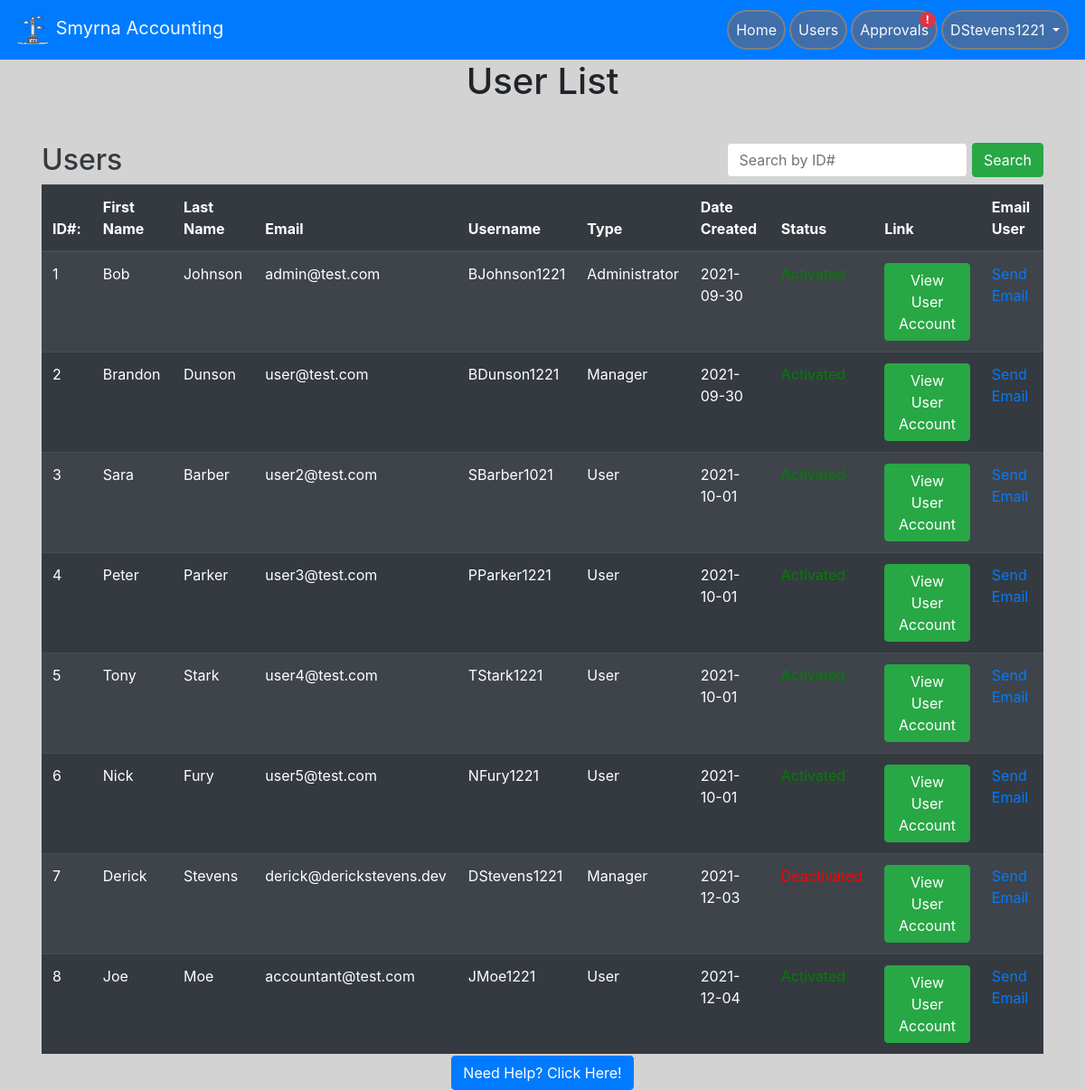
The app's page /adminPortal (signed in), older data.
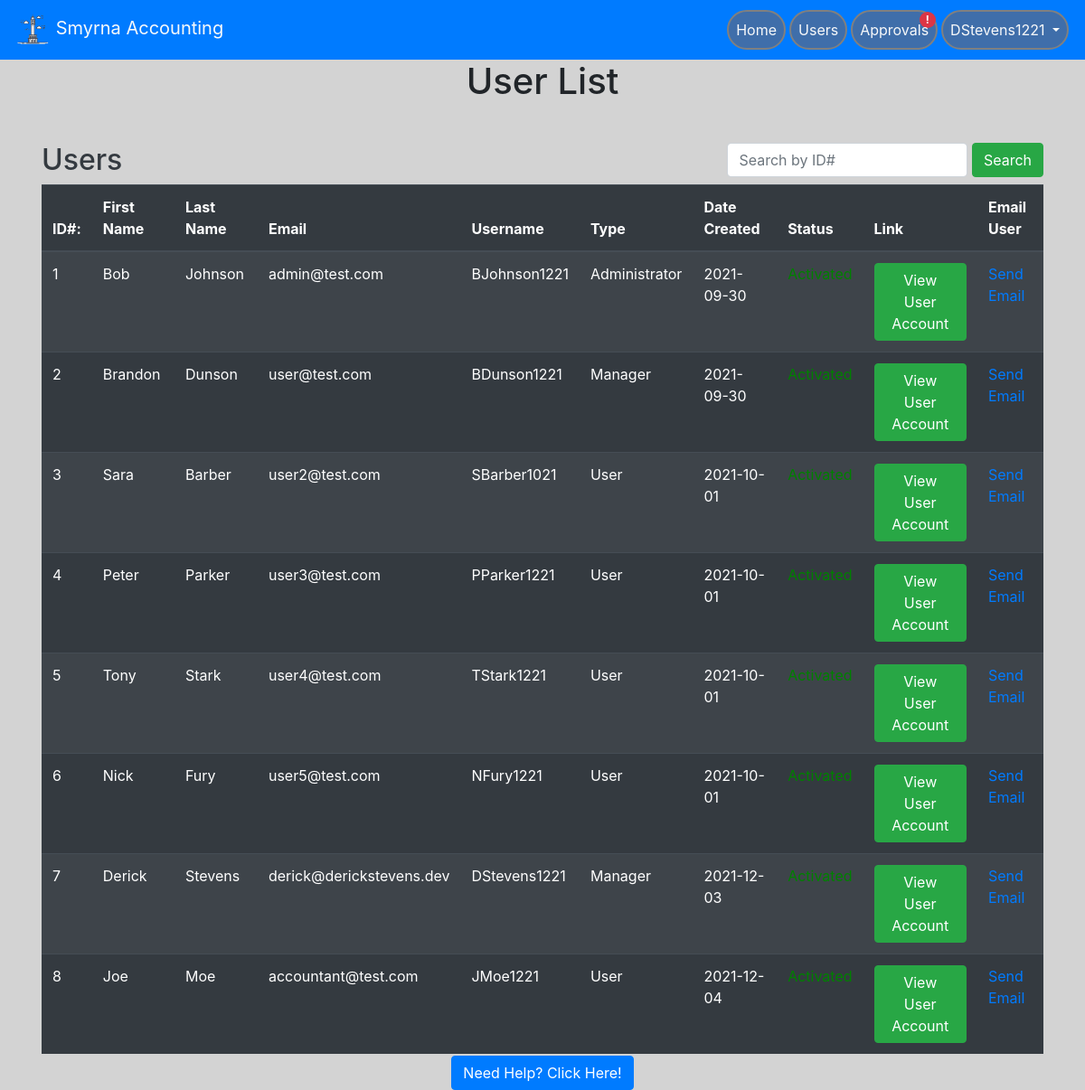
The same page, newer data.
### website/models.py (models this page shows, shortened)
class User(db.Model, UserMixin):
    id = db.Column(db.Integer, primary_key=True)  # unique identifier
    email = db.Column(db.String(150), unique=True)
    password = db.Column(db.String(150))
    oldPassword = db.Column(db.String(150))
    firstName = db.Column(db.String(150))
    lastName = db.Column(db.String(150))
    userName = db.Column(db.String(150))
    hasAdmin = db.Column(db.Boolean, default=False)
    hasMan = db.Column(db.Boolean, default=False)
    status = db.Column(db.Boolean, default=False)
    creationDate = db.Column(db.Date())
    expirationDate = db.Column(db.Date())
    suspensionDate = db.Column(db.Date())
    suspensionEnd = db.Column(db.Date())
    accounts = db.relationship("Account", backref="user_backref", lazy=True)

### website/auth.py (the view)
@auth.route('/adminPortal', methods=['GET', 'POST'])
@login_required
def adminPort():
    if request.method == 'POST':
        global SEARCHID
        SEARCHID = request.form.get('searchBar')
        if not SEARCHID:
            user_account_number = request.form.get("get_user")
            return redirect(url_for('auth.accountOverview', id=int(user_account_number)))
        if SEARCHID == None or len(SEARCHID) < 1:
            flash(no_blank, category='error')
            error = Error(error_desc=no_blank)
            db.session.add(error)
            error.errorcreate(no_blank, commit=True)
            return redirect(url_for('auth.adminPort'))
        else:
            return redirect(url_for('auth.accountOverview', id=SEARCHID))
    else:
        if current_user.hasAdmin or current_user.hasMan:
            return render_template('adminPortal.html',
                                   user=current_user, query=User.query.all())
        else:
            flash(no_access, category='error')
            error = Error(error_desc=no_access)
            db.session.add(error)
            error.errorcreate(no_access, commit=True)
            return redirect(url_for('views.home'))

### website/__init__.py (called while the page is built)
def create_app():
    app = Flask(__name__)
    app.config['SECRET_KEY'] = 'this is the secret key'
    app.config['SQLALCHEMY_DATABASE_URI'] = f'sqlite:///{DB_NAME}'
    db.init_app(app)
    app.config['MAIL_SERVER'] = 'smtp.gmail.com'
    app.config['MAIL_PORT'] = 465
    app.config['MAIL_USE_SSL'] = True
    app.config['MAIL_USERNAME'] = 'brandondunson15@gmail.com'
    app.config['MAIL_PASSWORD'] = 'Panopticon0987!@'
    mail.init_app(app)
    from .views import views
    from .auth import auth
    app.register_blueprint(views, url_prefix='/')
    app.register_blueprint(auth, url_prefix='/')
    from .models import User
    create_database(app)
    login_manager = LoginManager()
    login_manager.login_view = 'auth.login'
    login_manager.init_app(app)
    @login_manager.user_loader
    def load_user(id):
        return User.query.get(int(id))
    return app

### website/templates/adminPortal.html (shortened to what this page needs)
{% extends "base.html" %} {% block title %} Admin Portal {% endblock %} {%block
content%}
<h1 class="text-center">User List</h1>
<br />
</div>
<div class="container px-3 py-1 pb-4">
    <form class="form-inline" method="POST">
      <h2 class="text-dark pt-2">Users</h2>
        <div class="ml-auto">
          <input type="search" name="searchBar" class="form-control pr-1" placeholder="Search by ID#"
            list = "userData" />
            <button class="btn btn-success" type="submit">Search</button>
        </div>
    </form>
  <div>
    <table class="table table-striped table-dark">
      <thead style="position: sticky;">
        <tr>
          <th>ID#:</th>
          <th>First Name</th>
          <th>Last Name</th>
          <th>Email</th>
          <th>Username</th>
          <th>Type</th>
          <th>Date Created</th>
          <th>Status</th>
          <th>Link</th>
          <th>Email User</th>
        </tr>
      </thead>
      <tbody style="overflow-y: scroll;">
        {% for user in query %}
        <tr>
          <td>{{user.id}}</td>
          <td>{{user.firstName}}</td>
          <td>{{user.lastName}}</td>
          <td>{{user.email}}</td>
          <td>{{user.userName}}</td>
          {% if user.hasAdmin%}
          <td>Administrator</td>
          {% elif user.hasMan %}
          <td>Manager</td>
          {% else %}
          <td>User</td>
          {% endif %}
          <td>{{user.creationDate}}</td>
          {% if user.status %}
          <td style="color: green">Activated</td>
          {% else %}
          <td style="color: red">Deactivated</td>
          {% endif %}
            <td>
                <form method="POST" >
                    <button type="submit" name = "get_user" class="btn btn-success" value="{{ user.id }}">
                      View User Account
                    </button>
                </form>
            </td>
            <td><a href="/email_user" class="link-primary">Send Email</a></td>
        </tr>
        {% endfor %}
      </tbody>
    </table>
  </div>
</div>
{% endblock %}

### website/templates/base.html (shortened to what this page needs)
<!DOCTYPE html>
<html>
<head>
    <meat name="viewport" content="width=device-width, initial-scale=1" />
    <link rel="stylesheet" href="https://stackpath.bootstrapcdn.com/bootstrap/4.4.1/css/bootstrap.min.css"
 />
    <link rel="stylesheet" href="https://stackpath.bootstrapcdn.com/font-awesome/4.7.0/css/font-awesome.min.css"
 />
</head>
<body style="background-color: lightgrey">
    <nav class="navbar navbar-expand-lg navbar-dark bg-primary sticky-top">
        <a class = "navbar-brand text-light" href='/'>
            <img src="/static/logo.png" width="40" height="40" atl="">
            Smyrna Accounting
        </a>
        <div class = "collapse navbar-collapse" id="navbar">
            <ul class = "navbar-nav ml-auto">
                {% if user.is_authenticated %}
                {% if user.hasMan %}
                <li class = "nav-item">
                    <a class = "nav-link text-light text-center" id = "homepage" href="/home">Home</a>
                 </li>
                <li class = "nav-item">
                    <a class = "nav-link text-light text-center" id = "adminPort" href="/adminPortal">Users</a>
                </li>
                 <li class = "nav-item">
                     <span class="badge badge-pill badge-danger" style="float:right;margin-bottom:-10px;">!</span>
                    <a class = "nav-link text-light text-center" id = "approvals" href="/approvals">Approvals</a>
                 </li>
                {% endif %}
                <li class="nav-item dropdown">
                    <a class = "nav-link dropdown-toggle text-light text-center" id = "" data-toggle = "dropdown" aria-haspopup="true" aria-expanded="false">
                        {{ user.userName }}
                    </a>
                </li>
                {% else %}
                <a class = "nav-item nav-link text-light" id = "login" href="/login">Login</a>
                {% endif %}
            </ul>
        </div>
    </nav>
    <div class= "container">
        {%block content%}
        {% endblock %}
</body>
<div class="footer" style="background-color: lightgray;">
    <a href="/help" class="btn btn-primary">Need Help? Click Here!</a>
</div>
</html>

### website/templates/base.html (style rules this page uses)
.footer { position: fixed; left: 0; bottom: 0; width: 100%; background-color: Blue; text-align: center; }
li.nav-item { border: 2px solid grey; margin: 2px; border-radius: 25px; background-color: rgb(63, 110, 170); }

Row changes from the older to the newer data that the page shows:
changed User "Derick": status False → True (drawn)
